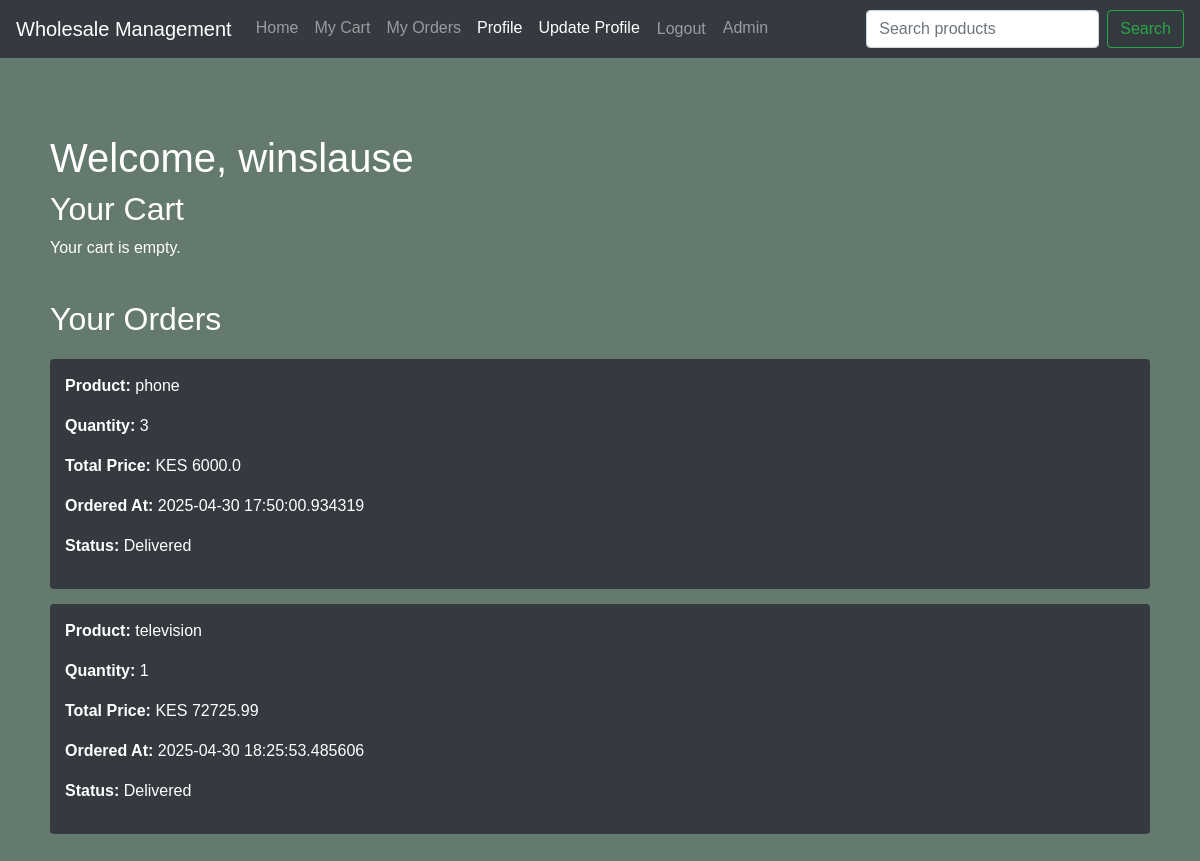
The app's page /profile (signed in) with its own data.
### app.py (models this page shows, shortened)
class User(db.Model, UserMixin):
    id = db.Column(db.Integer, primary_key=True)
    company_name = db.Column(db.String(100), nullable=False)
    contact_person = db.Column(db.String(100), nullable=False)
    email = db.Column(db.String(100), unique=True, nullable=False)
    phone = db.Column(db.String(20), nullable=False)
    address = db.Column(db.String(255), nullable=False)
    pickup_location = db.Column(db.String(255), nullable=True)
    password_hash = db.Column(db.String(128), nullable=False)
    carts = db.relationship('UserCart', backref='user', lazy=True)
    orders = db.relationship('UserOrder', backref='user', lazy=True)
    admin_orders = db.relationship('AdminOrder', backref='user', lazy=True)

class UserOrder(db.Model):
    id = db.Column(db.Integer, primary_key=True)
    user_id = db.Column(db.Integer, db.ForeignKey('user.id'), nullable=False)
    product_id = db.Column(db.Integer, db.ForeignKey('product.id'), nullable=False)
    quantity = db.Column(db.Integer, nullable=False)
    total_price = db.Column(db.Float, nullable=False)
    ordered_at = db.Column(db.DateTime, nullable=False, default=datetime.utcnow)
    status = db.Column(db.String(20), nullable=False, default='pending')
    pickup_location = db.Column(db.String(255), nullable=True)

class Product(db.Model):
    id = db.Column(db.Integer, primary_key=True)
    name = db.Column(db.String(100), nullable=False)
    description = db.Column(db.Text, nullable=False)
    price = db.Column(db.Float, nullable=False)
    quantity = db.Column(db.Integer, nullable=False, default=0)
    category_id = db.Column(db.Integer, db.ForeignKey('category.id'), nullable=False)
    images = db.Column(db.String(255))
    user_orders = db.relationship('UserOrder', backref='product', lazy=True)
    admin_orders = db.relationship('AdminOrder', backref='product', lazy=True)

### app.py (the view)
@app.route('/profile')
@login_required
def profile():
    cart_items = UserCart.query.filter_by(user_id=current_user.id).all()
    orders = UserOrder.query.filter_by(user_id=current_user.id).all()
    cart_total = sum(cart_item.product.price * cart_item.quantity for cart_item in cart_items)
    print(f"Profile route: Loaded {len(cart_items)} cart items and {len(orders)} orders for user {current_user.id}, cart_total={cart_total}")
    return render_template('profile.html', cart_items=cart_items, orders=orders, cart_total=cart_total)

### app.py (called while the page is built)
@login_manager.user_loader
def load_user(user_id):
    return db.session.get(User, int(user_id))

### templates/profile.html (shortened to what this page needs)
<!DOCTYPE html>
<html lang="en">
<head>
  <link rel="stylesheet" href="https://stackpath.bootstrapcdn.com/bootstrap/4.5.2/css/bootstrap.min.css">
  <link rel="stylesheet" href="https://cdnjs.cloudflare.com/ajax/libs/font-awesome/5.15.4/css/all.min.css">
  <link rel="stylesheet" href="{{ url_for('static', filename='css/main.css') }}">
  <link rel="stylesheet" href="{{ url_for('static', filename='css/profile.css') }}">
</head>
<body>
  <nav class="navbar navbar-expand-lg navbar-dark bg-dark">
    <a class="navbar-brand" href="#">Wholesale Management</a>
    <div class="collapse navbar-collapse" id="navbarNav">
      <ul class="navbar-nav mr-auto">
        <li class="nav-item"><a class="nav-link" href="{{ url_for('home') }}">Home</a></li>
        <li class="nav-item"><a class="nav-link" href="#" data-toggle="modal" data-target="#cartModal">My Cart</a></li>
        <li class="nav-item"><a class="nav-link" href="#" data-toggle="modal" data-target="#ordersModal">My Orders</a></li>
        <li class="nav-item active"><a class="nav-link" href="{{ url_for('profile') }}">Profile</a></li>
        <li class="nav-item active"><a href="{{ url_for('update_profile') }}" class="nav-link">Update Profile</a></li>
        <li class="nav-item">
          <form action="{{ url_for('logout') }}" method="post">
            <button type="submit" class="btn btn-link nav-link">Logout</button>
          </form>
        </li>
        <li class="nav-item"><a class="nav-link" href="#" data-toggle="modal" data-target="#adminLoginModal">Admin</a></li>
      </ul>
      <form class="form-inline my-2 my-lg-0" action="{{ url_for('search') }}" method="GET">
        <input class="form-control mr-sm-2" type="search" placeholder="Search products" name="query">
        <button class="btn btn-outline-success my-2 my-sm-0" type="submit">Search</button>
      </form>
    </div>
  </nav>
  <div class="container mt-3">
  </div>
  <div class="container profile-header">
    <h1>Welcome, {{ current_user.company_name }}</h1>
    <h2>Your Cart</h2>
    {% if cart_items %}
      <table class="cart-table">
        <thead>
          <tr>
            <th>Image</th>
            <th>Product</th>
            <th>Description</th>
            <th>Price</th>
            <th>Quantity</th>
            <th>Total</th>
            <th>Actions</th>
          </tr>
        </thead>
        <tbody>
          {% for cart_item in cart_items %}
            <tr data-product-id="{{ cart_item.product_id }}">
              <td><img src="{{ url_for('static', filename='uploads/' + cart_item.product.images.split(',')[0]) }}" alt="{{ cart_item.product.name }}"></td>
              <td>{{ cart_item.product.name }}</td>
              <td>{{ cart_item.product.description | truncate(100) }}</td>
              <td>KES {{ cart_item.product.price }}</td>
              <td>
                <div class="quantity-control">
                  <button class="btn-minus" data-product-id="{{ cart_item.product_id }}">-</button>
                  <input type="number" class="quantity-input" value="{{ cart_item.quantity }}" min="1" max="{{ cart_item.product.quantity }}" data-product-id="{{ cart_item.product_id }}">
                  <button class="btn-plus" data-product-id="{{ cart_item.product_id }}">+</button>
                </div>
              </td>
              <td class="item-total">KES {{ cart_item.product.price * cart_item.quantity }}</td>
              <td>
                <form action="{{ url_for('remove_from_cart', product_id=cart_item.product_id) }}" method="post">
                  <button type="submit" class="btn-delete">Remove</button>
                </form>
              </td>
            </tr>
          {% endfor %}
        </tbody>
      </table>
      <div class="total-price">Total Price: KES <span id="total-price">{{ cart_total }}</span></div>
      <button class="btn-checkout" data-toggle="modal" data-target="#checkoutModal">Proceed to Checkout</button>
    {% else %}
      <p>Your cart is empty.</p>
    {% endif %}
    <div class="orders-section">
      <h2>Your Orders</h2>
      {% if orders %}
        {% for order in orders %}
          <div class="order-item">
            <p><strong>Product:</strong> {{ order.product.name }}</p>
            <p><strong>Quantity:</strong> {{ order.quantity }}</p>
            <p><strong>Total Price:</strong> KES {{ order.total_price }}</p>
            <p><strong>Ordered At:</strong> {{ order.ordered_at }}</p>
            <p><strong>Status:</strong> {{ order.status | capitalize }}</p>
          </div>
        {% endfor %}
      {% else %}
        <p>You have no orders.</p>
      {% endif %}
    </div>
  </div>
</body>
</html>

### static/css/main.css (style rules this page uses)
body { background-color: #647a6e; color: #fff; font-family: Arial, sans-serif; }

### static/css/profile.css (style rules this page uses)
body { background-color: #647a6e; color: #fff; font-family: Arial, sans-serif; }
.container { padding: 20px; }
.profile-header { margin-bottom: 30px; }
.profile-header h1 { font-size: 2.5rem; color: #fff; }
.orders-section { margin-top: 40px; }
.orders-section h2 { font-size: 2rem; margin-bottom: 20px; }
.order-item { background-color: #343a40; padding: 15px; margin-bottom: 15px; border-radius: 4px; }

### records on screen
User: company_name "winslause"
UserOrder: product.name "phone", quantity "3", total_price "6000.0", ordered_at "2025-04-30 17:50:00.934319", status "Delivered"
UserOrder: product.name "television", quantity "1", total_price "72725.99", ordered_at "2025-04-30 18:25:53.485606", status "Delivered"
